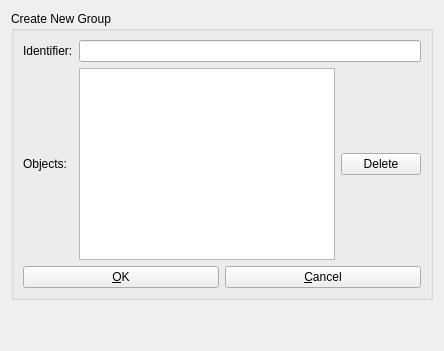
      <widget class="QWidget" name="page_8">
       <layout class="QVBoxLayout">
        <item>
         <widget class="QGroupBox" name="groupBox_7">
          <property name="title">
           <string>Create New Group</string>
          </property>
          <layout class="QVBoxLayout">
           <item>
            <layout class="QGridLayout">
             <item row="0" column="0">
              <widget class="QLabel" name="label_8">
               <property name="text">
                <string>Identifier:</string>
               </property>
              </widget>
             </item>
             <item row="0" column="1" colspan="2">
              <widget class="QLineEdit" name="objgroup_id_text"/>
             </item>
             <item row="1" column="0">
              <widget class="QLabel" name="label_19">
               <property name="text">
                <string>Objects:</string>
               </property>
              </widget>
             </item>
             <item row="1" column="1">
              <widget class="QListWidget" name="objgroup_list"/>
             </item>
             <item row="1" column="2">
              <widget class="QPushButton" name="objgroup_delete_button">
               <property name="text">
                <string>Delete</string>
               </property>
               <property name="icon">
                <iconset resource="../../ufwi-rpcc-qt/resources/ufwi-rpcc-qt.qrc">
                 <normaloff>:/icons/delete.png</normaloff>:/icons/delete.png</iconset>
               </property>
              </widget>
             </item>
            </layout>
           </item>
           <item>
            <layout class="QHBoxLayout">
             <item>
              <widget class="QPushButton" name="objgroup_apply_button">
               <property name="text">
                <string>&amp;OK</string>
               </property>
               <property name="icon">
                <iconset resource="../../ufwi-rpcc-qt/resources/ufwi-rpcc-qt.qrc">
                 <normaloff>:/icons/save.png</normaloff>:/icons/save.png</iconset>
               </property>
              </widget>
             </item>
             <item>
              <widget class="QPushButton" name="objgroup_cancel_button">
               <property name="text">
                <string>&amp;Cancel</string>
               </property>
               <property name="icon">
                <iconset resource="../../ufwi-rpcc-qt/resources/ufwi-rpcc-qt.qrc">
                 <normaloff>:/icons/wrong.png</normaloff>:/icons/wrong.png</iconset>
               </property>
              </widget>
             </item>
            </layout>
           </item>
          </layout>
         </widget>
        </item>
        <item>
         <spacer>
          <property name="orientation">
           <enum>Qt::Vertical</enum>
          </property>
          <property name="sizeHint" stdset="0">
           <size>
            <width>20</width>
            <height>40</height>
           </size>
          </property>
         </spacer>
        </item>
       </layout>
      </widget>
